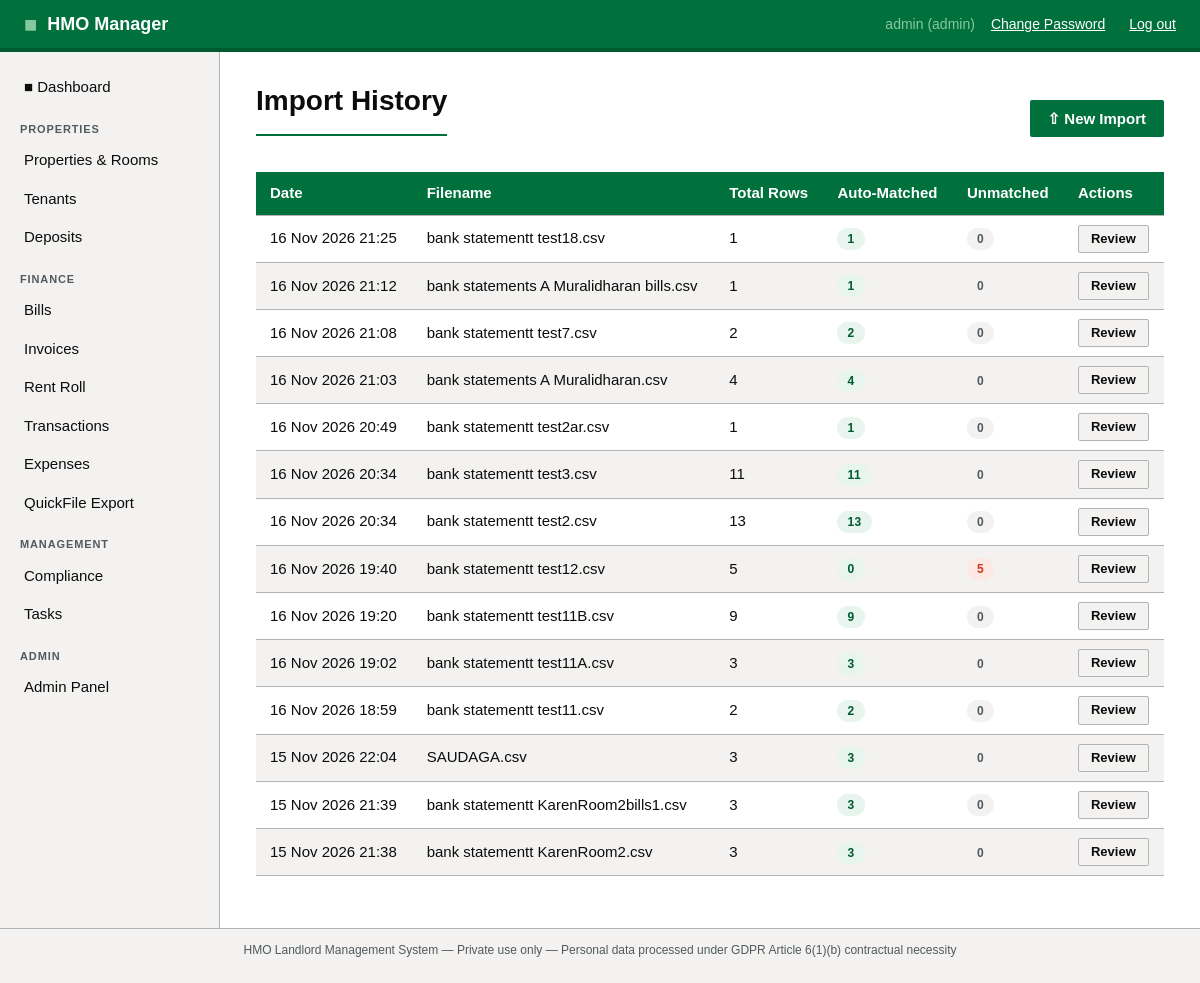
Page /transactions/imports (signed in) on the committed database.
### app/models.py (models this page shows, shortened)
class User(UserMixin, db.Model):
    __tablename__ = 'users'
    id = db.Column(db.Integer, primary_key=True)
    username = db.Column(db.String(64), unique=True, nullable=False)
    email = db.Column(db.String(120), unique=True, nullable=False)
    password_hash = db.Column(db.String(256), nullable=False)
    role = db.Column(db.String(20), default='landlord')  # admin / landlord / tenant
    is_active = db.Column(db.Boolean, default=True)
    created_at = db.Column(db.DateTime, default=datetime.utcnow)
    properties = db.relationship('Property', backref='owner', lazy='dynamic')
    tenants = db.relationship('Tenant', backref='landlord', lazy='dynamic',
                               foreign_keys='Tenant.user_id')

class BankImport(db.Model):
    __tablename__ = 'bank_imports'
    id = db.Column(db.Integer, primary_key=True)
    user_id = db.Column(db.Integer, db.ForeignKey('users.id'), nullable=False)
    property_id = db.Column(db.Integer, db.ForeignKey('properties.id'), nullable=True)
    import_date = db.Column(db.DateTime, default=datetime.utcnow)
    filename = db.Column(db.String(200))
    row_count = db.Column(db.Integer, default=0)
    matched_count = db.Column(db.Integer, default=0)
    unmatched_count = db.Column(db.Integer, default=0)
    rows = db.relationship('BankImportRow', backref='import_batch', lazy='dynamic',
                            cascade='all, delete-orphan')

### app/transactions/routes.py (the view)
@transactions_bp.route('/imports')
@login_required
@landlord_required
def imports():
    all_imports = BankImport.query.filter_by(
        user_id=current_user.id
    ).order_by(BankImport.import_date.desc()).all()
    return render_template('transactions/imports.html', imports=all_imports)

### app/models.py (called while the page is built)
@login_manager.user_loader
def load_user(user_id):
    return User.query.get(int(user_id))

### app/utils.py (called while the page is built)
def landlord_required(f):
    @wraps(f)
    def decorated(*args, **kwargs):
        if not current_user.is_authenticated:
            return redirect(url_for('auth.login'))
        if current_user.role == 'tenant':
            flash('That area is for landlord accounts only.', 'error')
            return redirect(url_for('portal.index'))
        return f(*args, **kwargs)
    return decorated

### app/templates/transactions/imports.html (shortened to what this page needs)
{% extends "base.html" %}
{% block content %}
<div class="flex-between mb-2">
    <h1>Import History</h1>
    <a href="{{ url_for('transactions.import_csv') }}" class="btn btn-primary">
        &#8679; New Import
    </a>
</div>
{% if imports %}
<table>
    <thead>
        <tr>
            <th>Date</th>
            <th>Filename</th>
            <th>Total Rows</th>
            <th>Auto-Matched</th>
            <th>Unmatched</th>
            <th>Actions</th>
        </tr>
    </thead>
    <tbody>
        {% for imp in imports %}
        <tr>
            <td>{{ imp.import_date.strftime('%d %b %Y %H:%M') }}</td>
            <td>{{ imp.filename }}</td>
            <td>{{ imp.row_count }}</td>
            <td>
                <span class="badge badge-green">{{ imp.matched_count }}</span>
            </td>
            <td>
                {% if imp.unmatched_count > 0 %}
                    <span class="badge badge-red">{{ imp.unmatched_count }}</span>
                {% else %}
                    <span class="badge badge-grey">0</span>
                {% endif %}
            </td>
            <td>
                <a href="{{ url_for('transactions.match', import_id=imp.id) }}"
                   class="btn btn-secondary btn-sm">Review</a>
            </td>
        </tr>
        {% endfor %}
    </tbody>
</table>
{% endif %}
{% endblock %}

### app/templates/base.html (shortened to what this page needs)
<!DOCTYPE html>
<html lang="en">
<head>
    <link rel="stylesheet" href="{{ url_for('static', filename='css/main.css') }}">
</head>
<body>
<header class="site-header">
    <div class="header-inner">
        <div class="logo">
            <span class="logo-mark">&#9632;</span>
            <span class="logo-text">HMO Manager</span>
        </div>
        {% if current_user.is_authenticated %}
        <nav class="header-nav">
            {% if current_user.role == 'tenant' %}
            <span class="user-info">&#128100; {{ current_user.username }}</span>
            {% else %}
            <span class="user-info">{{ current_user.username }} ({{ current_user.role }})</span>
            {% endif %}
            <a href="{{ url_for('auth.change_password') }}" class="btn-link" style="margin-right:8px;">Change Password</a>
            <a href="{{ url_for('auth.logout') }}" class="btn-link">Log out</a>
        </nav>
        {% endif %}
    </div>
</header>
<div class="layout">
    {% if current_user.is_authenticated %}
    <aside class="sidebar">
        <nav class="sidebar-nav">
            <ul>
            {% if current_user.role == 'tenant' %}
                <li><a href="{{ url_for('portal.index') }}" class="nav-link">&#9632; My Home</a></li>
                <li class="nav-section">My Tenancy</li>
                <li><a href="{{ url_for('portal.profile') }}" class="nav-link">My Details</a></li>
                <li><a href="{{ url_for('portal.contracts') }}" class="nav-link">My Contracts</a></li>
                <li class="nav-section">Finance</li>
                <li><a href="{{ url_for('portal.rent_roll') }}" class="nav-link">My Account</a></li>
                <li><a href="{{ url_for('portal.invoices') }}" class="nav-link">My Invoices</a></li>
                <li class="nav-section">Requests</li>
                <li><a href="{{ url_for('portal.tasks') }}" class="nav-link">My Requests</a></li>
                <li><a href="{{ url_for('portal.add_task') }}" class="nav-link">+ New Request</a></li>
            {% else %}
                <li><a href="{{ url_for('dashboard.index') }}" class="nav-link">&#9632; Dashboard</a></li>
                <li class="nav-section">Properties</li>
                <li><a href="{{ url_for('properties.index') }}" class="nav-link">Properties &amp; Rooms</a></li>
                <li><a href="{{ url_for('tenants.index') }}" class="nav-link">Tenants</a></li>
                <li><a href="{{ url_for('deposits.index') }}" class="nav-link">Deposits</a></li>
                <li class="nav-section">Finance</li>
                <li><a href="{{ url_for('bills.index') }}" class="nav-link">Bills</a></li>
                <li><a href="{{ url_for('invoices.index') }}" class="nav-link">Invoices</a></li>
                <li><a href="{{ url_for('invoices.rent_roll') }}" class="nav-link">Rent Roll</a></li>
                <li><a href="{{ url_for('transactions.index') }}" class="nav-link">Transactions</a></li>
                <li><a href="{{ url_for('expenses.index') }}" class="nav-link">Expenses</a></li>
                <li><a href="{{ url_for('reports.index') }}" class="nav-link">QuickFile Export</a></li>
                <li class="nav-section">Management</li>
                <li><a href="{{ url_for('compliance.index') }}" class="nav-link">Compliance</a></li>
                <li><a href="{{ url_for('tasks.index') }}" class="nav-link">Tasks</a></li>
                {% if current_user.role == 'admin' %}
                <li class="nav-section">Admin</li>
                <li><a href="{{ url_for('admin.index') }}" class="nav-link">Admin Panel</a></li>
                {% endif %}
            {% endif %}
            </ul>
        </nav>
    </aside>
    {% endif %}
    <main class="main-content">
        {% block content %}{% endblock %}
    </main>
</div>
<footer class="site-footer">
    <p>HMO Landlord Management System &mdash; Private use only &mdash;
    Personal data processed under GDPR Article 6(1)(b) contractual necessity</p>
</footer>
</body>
</html>

### app/static/css/main.css (style rules this page uses)
:root { --green-primary: #00703c; --green-dark: #005a30; --green-light: #e8f5ee; --green-accent: #85c99e; --white: #ffffff; --grey-light: #f3f2f1; --grey-mid: #b1b4b6; --grey-dark: #505a5f; --text-primary: #0b0c0c; --text-secondary: #505a5f; --error: #d4351c; --warning: #fd0; --border: #b1b4b6; --sidebar-width: 220px; --header-height: 52px; }
* { box-sizing: border-box; margin: 0; padding: 0; }
body { font-family: "GDS Transport", Arial, sans-serif; font-size: 16px; line-height: 1.5; color: var(--text-primary); background: var(--white); }
.site-header { background: var(--green-primary); color: var(--white); height: var(--header-height); position: sticky; top: 0; z-index: 100; border-bottom: 4px solid var(--green-dark); }
.header-inner { display: flex; align-items: center; justify-content: space-between; padding: 0 24px; height: 100%; }
.logo { display: flex; align-items: center; gap: 10px; font-size: 18px; font-weight: 700; color: var(--white); text-decoration: none; }
.logo-mark { color: var(--green-accent); font-size: 22px; }
.header-nav { display: flex; align-items: center; gap: 16px; font-size: 14px; }
.user-info { color: var(--green-accent); }
.btn-link { color: var(--white); text-decoration: underline; cursor: pointer; }
.layout { display: flex; min-height: calc(100vh - var(--header-height) - 48px); }
.sidebar { width: var(--sidebar-width); background: var(--grey-light); border-right: 1px solid var(--border); padding: 16px 0; flex-shrink: 0; }
.sidebar-nav ul { list-style: none; }
.sidebar-nav .nav-link { display: block; padding: 8px 20px; color: var(--text-primary); text-decoration: none; font-size: 15px; border-left: 4px solid transparent; transition: background 0.15s, border-color 0.15s; }
.nav-section { padding: 14px 20px 4px; font-size: 11px; font-weight: 700; text-transform: uppercase; letter-spacing: 0.08em; color: var(--grey-dark); }
.main-content { flex: 1; padding: 28px 36px; overflow-x: auto; }
h1 { font-size: 28px; font-weight: 700; color: var(--text-primary); margin-bottom: 20px; padding-bottom: 12px; border-bottom: 2px solid var(--green-primary); }
p { margin-bottom: 12px; color: var(--text-secondary); }
.btn { display: inline-block; padding: 8px 18px; font-size: 15px; font-weight: 600; border: none; border-radius: 2px; cursor: pointer; text-decoration: none; line-height: 1.4; }
.btn-primary { background: var(--green-primary); color: var(--white); }
.btn-secondary { background: var(--grey-light); color: var(--text-primary); border: 1px solid var(--border); }
.btn-sm { padding: 4px 12px; font-size: 13px; }
table { width: 100%; border-collapse: collapse; font-size: 15px; margin-bottom: 24px; }
thead th { background: var(--green-primary); color: var(--white); padding: 10px 14px; text-align: left; font-weight: 600; }
tbody tr:nth-child(even) { background: var(--grey-light); }
td, th { padding: 9px 14px; border-bottom: 1px solid var(--border); vertical-align: middle; }
.badge { display: inline-block; padding: 2px 10px; border-radius: 12px; font-size: 12px; font-weight: 700; text-transform: uppercase; letter-spacing: 0.04em; }
.badge-green { background: var(--green-light); color: var(--green-dark); }
.badge-red { background: #fde8e4; color: var(--error); }
.badge-grey { background: var(--grey-light); color: var(--grey-dark); }
.site-footer { background: var(--grey-light); border-top: 1px solid var(--border); padding: 12px 24px; font-size: 12px; color: var(--grey-dark); text-align: center; }
.mb-2 { margin-bottom: 16px; }
.flex-between { display: flex; justify-content: space-between; align-items: center; }

### rows in the picture
User: username "admin", role "admin"
BankImport: import_date "16 Nov 2026 21:25", filename "bank statementt test18.csv", row_count "1", matched_count "1", unmatched_count "0"
BankImport: import_date "16 Nov 2026 21:12", filename "bank statements A Muralidharan bills.csv", row_count "1", matched_count "1", unmatched_count "0"
BankImport: import_date "16 Nov 2026 21:08", filename "bank statementt test7.csv", row_count "2", matched_count "2", unmatched_count "0"
BankImport: import_date "16 Nov 2026 21:03", filename "bank statements A Muralidharan.csv", row_count "4", matched_count "4", unmatched_count "0"
BankImport: import_date "16 Nov 2026 20:49", filename "bank statementt test2ar.csv", row_count "1", matched_count "1", unmatched_count "0"
BankImport: import_date "16 Nov 2026 20:34", filename "bank statementt test3.csv", row_count "11", matched_count "11", unmatched_count "0"
BankImport: import_date "16 Nov 2026 20:34", filename "bank statementt test2.csv", row_count "13", matched_count "13", unmatched_count "0"
BankImport: import_date "16 Nov 2026 19:40", filename "bank statementt test12.csv", row_count "5", matched_count "0", unmatched_count "5"
BankImport: import_date "16 Nov 2026 19:20", filename "bank statementt test11B.csv", row_count "9", matched_count "9", unmatched_count "0"
BankImport: import_date "16 Nov 2026 19:02", filename "bank statementt test11A.csv", row_count "3", matched_count "3", unmatched_count "0"
BankImport: import_date "16 Nov 2026 18:59", filename "bank statementt test11.csv", row_count "2", matched_count "2", unmatched_count "0"
BankImport: import_date "15 Nov 2026 22:04", filename "SAUDAGA.csv", row_count "3", matched_count "3", unmatched_count "0"
BankImport: import_date "15 Nov 2026 21:39", filename "bank statementt KarenRoom2bills1.csv", row_count "3", matched_count "3", unmatched_count "0"
BankImport: import_date "15 Nov 2026 21:38", filename "bank statementt KarenRoom2.csv", row_count "3", matched_count "3", unmatched_count "0"
